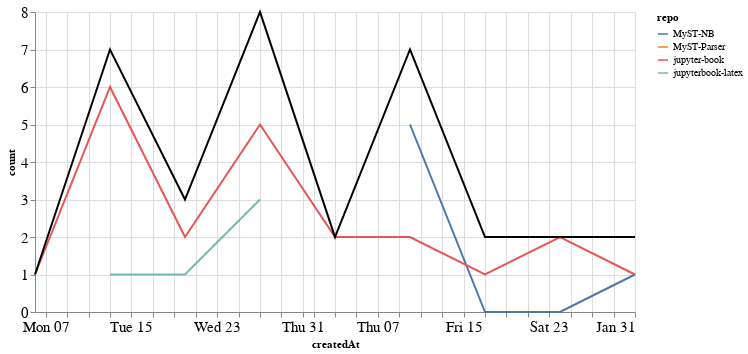

Here is the notebook cell this chart was saved with:
### Markdown cell above
### Comments

### Code cell
comments_time = comments.groupby('repo').resample('W', on='createdAt').count()['author'].reset_index()
comments_time = comments_time.rename(columns={'author': 'count'})
comments_time_total = comments_time.groupby('createdAt').agg({"count": "sum"}).reset_index()
ch1 = alt.Chart(comments_time, width=600).mark_line().encode(
    x='createdAt',
    y='count',
    color='repo',
    tooltip="repo"
)

ch2 = alt.Chart(comments_time_total, width=600).mark_line(color="black").encode(
    x='createdAt',
    y='count',
)

ch1 + ch2

### Figure 1 — Vega-Lite specification as saved in the notebook (floating-point values rounded to 4 significant figures)
{"config": {"axisLeft": {"labelFontSize": 15}, "axisBottom": {"labelFontSize": 15}}, "layer": [{"data": {"name": "data-82571b3fa0aa60f1a3761479247a44a3"}, "mark": "line", "encoding": {"color": {"type": "nominal", "field": "repo"}, "tooltip": {"type": "nominal", "field": "repo"}, "x": {"type": "temporal", "field": "createdAt"}, "y": {"type": "quantitative", "field": "count"}}, "width": 600}, {"data": {"name": "data-786fb8f89c96443a77732f91a5d8a84a"}, "mark": {"type": "line", "color": "black"}, "encoding": {"x": {"type": "temporal", "field": "createdAt"}, "y": {"type": "quantitative", "field": "count"}}, "width": 600}], "$schema": "https://vega.github.io/schema/vega-lite/v4.8.1.json", "datasets": {"data-82571b3fa0aa60f1a3761479247a44a3": [{"repo": "MyST-NB", "createdAt": "2021-01-10T00:00:00", "count": 5}, {"repo": "MyST-NB", "createdAt": "2021-01-17T00:00:00", "count": 0}, {"repo": "MyST-NB", "createdAt": "2021-01-24T00:00:00", "count": 0}, {"repo": "MyST-NB", "createdAt": "2021-01-31T00:00:00", "count": 1}, {"repo": "MyST-Parser", "createdAt": "2021-01-17T00:00:00", "count": 1}, {"repo": "jupyter-book", "createdAt": "2020-12-06T00:00:00", "count": 1}, {"repo": "jupyter-book", "createdAt": "2020-12-13T00:00:00", "count": 6}, {"repo": "jupyter-book", "createdAt": "2020-12-20T00:00:00", "count": 2}, {"repo": "jupyter-book", "createdAt": "2020-12-27T00:00:00", "count": 5}, {"repo": "jupyter-book", "createdAt": "2021-01-03T00:00:00", "count": 2}, {"repo": "jupyter-book", "createdAt": "2021-01-10T00:00:00", "count": 2}, {"repo": "jupyter-book", "createdAt": "2021-01-17T00:00:00", "count": 1}, {"repo": "jupyter-book", "createdAt": "2021-01-24T00:00:00", "count": 2}, {"repo": "jupyter-book", "createdAt": "2021-01-31T00:00:00", "count": 1}, {"repo": "jupyterbook-latex", "createdAt": "2020-12-13T00:00:00", "count": 1}, {"repo": "jupyterbook-latex", "createdAt": "2020-12-20T00:00:00", "count": 1}, {"repo": "jupyterbook-latex", "createdAt": "2020-12-27T00:00:00", "count": 3}], "data-786fb8f89c96443a77732f91a5d8a84a": [{"createdAt": "2020-12-06T00:00:00", "count": 1}, {"createdAt": "2020-12-13T00:00:00", "count": 7}, {"createdAt": "2020-12-20T00:00:00", "count": 3}, {"createdAt": "2020-12-27T00:00:00", "count": 8}, {"createdAt": "2021-01-03T00:00:00", "count": 2}, {"createdAt": "2021-01-10T00:00:00", "count": 7}, {"createdAt": "2021-01-17T00:00:00", "count": 2}, {"createdAt": "2021-01-24T00:00:00", "count": 2}, {"createdAt": "2021-01-31T00:00:00", "count": 2}]}}
